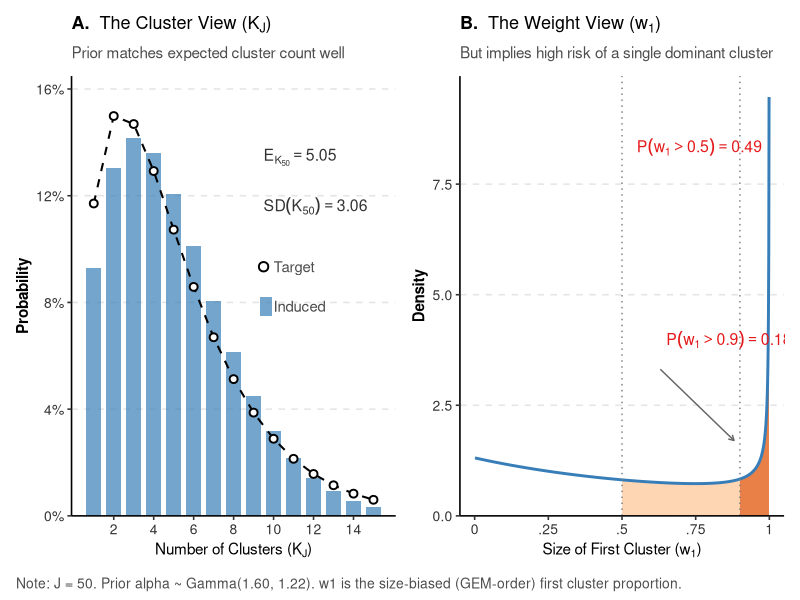
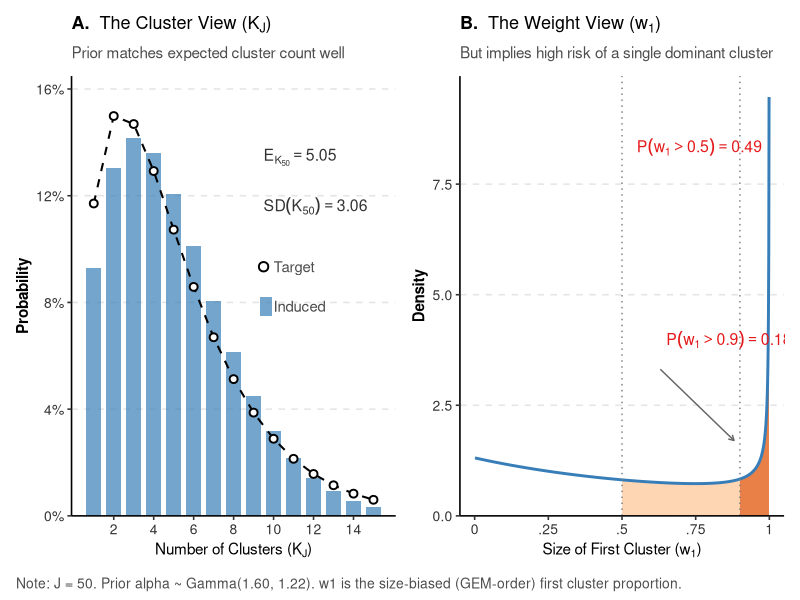

Write R code to recreate these figures, in order.
# ==============================================================================
# Figure 2: The "Unintended Prior" Phenomenon
# ==============================================================================
#
# Paper:   "Design-Conditional Prior Elicitation for Dirichlet Process Mixtures:
#            A Unified Framework for Cluster Counts and Weight Control"
# Author:  JoonHo Lee (University of Alabama, jlee296@ua.edu)
# Output:  Figure 2 (Main Text, Section 2.3, Figure 1 in the manuscript)
#
# Description:
#   Demonstrates that a Gamma hyperprior calibrated to match a plausible target
#   distribution for K_J (cluster counts) can nevertheless imply substantial
#   dominance risk under the weight view.
#
#   Panel A — The Cluster View (K_J):
#     Target (shifted negative-binomial) vs. induced marginal K_J distribution.
#     Shows that the prior fits the expected cluster count well.
#
#   Panel B — The Weight View (w_1):
#     Marginal density of the first stick-breaking weight w_1, with shaded
#     regions for Pr(w_1 > 0.5) and Pr(w_1 > 0.9). Shows that the same prior
#     implies high probability of a single dominant cluster.
#
# Scenario:
#   J = 50 (design size), mu_K = 5 (target E[K_J]),
#   alpha ~ Gamma(1.60, 1.22) (shape-rate parameterization)
#
# Required packages:
#   ggplot2, patchwork, scales
#
# Output files:
#   ../../figures/main/Figure_02.pdf
#   ../../figures/main/Figure_02.png
#
# Usage:
#   Set working directory to this file's location, then:
#   source("figure_02_unintended_prior.R")
#
# ==============================================================================


# =============================================================================
# (1) Setup & Packages
# =============================================================================

if (!require("ggplot2"))  install.packages("ggplot2")
if (!require("patchwork")) install.packages("patchwork")
if (!require("scales"))    install.packages("scales")

library(ggplot2)
library(patchwork)
library(scales)

set.seed(2026)


# =============================================================================
# (2) Helper Functions (self-contained, no external package dependency)
# =============================================================================

#' Compute log unsigned Stirling numbers of the first kind via dynamic programming.
#' Uses log-sum-exp for numerical stability.
#'
#' @param J_max Maximum design size
#' @return Matrix of log |s(n, k)| values, (J_max+1) x (J_max+1), 0-indexed
compute_log_stirling <- function(J_max) {
  logS <- matrix(-Inf, nrow = J_max + 1, ncol = J_max + 1)
  logS[1, 1] <- 0  # |s(0, 0)| = 1

  for (n in 1:J_max) {
    logS[n + 1, n + 1] <- 0  # |s(n, n)| = 1
    if (n >= 2) {
      log_n <- log(n - 1)
      for (k in 1:(n - 1)) {
        # Recurrence: |s(n, k)| = |s(n-1, k-1)| + (n-1) * |s(n-1, k)|
        t1 <- logS[n, k]
        t2 <- log_n + logS[n, k + 1]
        m <- pmax(t1, t2)
        logS[n + 1, k + 1] <- m + log1p(exp(-abs(t1 - t2)))
      }
    }
  }
  return(logS)
}

#' Marginal PMF of K_J under alpha ~ Gamma(a, b) via grid integration.
#' Integrates the Antoniak likelihood over a Gamma prior on alpha.
#'
#' @param J   Design size
#' @param a   Gamma shape parameter
#' @param b   Gamma rate parameter
#' @param logS Log-Stirling matrix from compute_log_stirling()
#' @return Vector of length J+1: pmf[k+1] = Pr(K_J = k), k = 0, ..., J
pmf_K_marginal <- function(J, a, b, logS) {
  alpha_grid <- seq(0.001, 20, length.out = 3000)
  delta <- alpha_grid[2] - alpha_grid[1]

  prior_dens <- dgamma(alpha_grid, shape = a, rate = b)
  log_alpha  <- log(alpha_grid)
  log_poch   <- lgamma(alpha_grid + J) - lgamma(alpha_grid)

  pmf <- numeric(J + 1)
  for (k in 1:J) {
    log_stirling <- logS[J + 1, k + 1]
    log_lik <- log_stirling + k * log_alpha - log_poch
    pmf[k + 1] <- sum(exp(log_lik) * prior_dens) * delta
  }

  return(pmf / sum(pmf))
}

#' Compute mean and variance of K_J from its PMF.
compute_K_moments <- function(pmf) {
  k_vals <- 0:(length(pmf) - 1)
  E_K    <- sum(k_vals * pmf)
  E_K2   <- sum(k_vals^2 * pmf)
  Var_K  <- E_K2 - E_K^2
  list(mean = E_K, var = Var_K, sd = sqrt(Var_K))
}

#' Marginal PDF of w_1 under alpha ~ Gamma(a, b).
#' Closed-form: f(w) = a * b^a * (1-w)^{-1} * (b - log(1-w))^{-(a+1)}
#' Reference: Vicentini & Jermyn (2025), Appendix E.3 in the manuscript.
pdf_w1 <- function(w, a, b) {
  w <- pmin(w, 0.999999)
  a * (b^a) * (1 - w)^(-1) * (b - log(1 - w))^(-(a + 1))
}

#' Tail probability Pr(w_1 > t) under alpha ~ Gamma(a, b).
#' Closed-form: (b / (b - log(1 - t)))^a
prob_w1_exceeds <- function(t, a, b) {
  (b / (b - log(1 - t)))^a
}

#' E[w_1] under alpha ~ Gamma(a, b) via numerical integration.
#' Uses E[1/(1 + alpha)] integrated against the Gamma density.
mean_w1 <- function(a, b) {
  alpha_grid <- seq(0.001, 30, length.out = 5000)
  delta <- alpha_grid[2] - alpha_grid[1]
  integrand <- 1 / (1 + alpha_grid) * dgamma(alpha_grid, shape = a, rate = b)
  sum(integrand) * delta
}


# =============================================================================
# (3) Parameters & Configuration
# =============================================================================

# Scenario parameters (representative example from Section 2.3)
J     <- 50      # Design size (number of exchangeable units)
mu_K  <- 5       # Target expected cluster count E[K_J]
var_K <- 12.5    # Target Var(K_J), corresponds to "medium" confidence

# Calibrated hyperprior via TSMM: alpha ~ Gamma(a, b) in shape-rate form
a_fit <- 1.60
b_fit <- 1.22

# Color palette (colorblind-friendly)
COL_INDUCED    <- "#377EB8"   # Blue for induced distribution
COL_TARGET     <- "black"     # Black for target reference
COL_RISK_LIGHT <- "#FDAE6B"   # Light orange for Pr(w1 > 0.5) region
COL_RISK_DARK  <- "#D94701"   # Dark orange for Pr(w1 > 0.9) region
COL_ANNOT      <- "#E41A1C"   # Red for probability annotations

# Publication theme
theme_pub <- theme_classic(base_size = 12) +
  theme(
    plot.title    = element_text(face = "bold", size = 13, hjust = 0),
    plot.subtitle = element_text(size = 11, color = "grey30",
                                 margin = margin(b = 10)),
    plot.caption  = element_text(size = 10, color = "grey30", hjust = 0,
                                 margin = margin(t = 12)),
    axis.title    = element_text(face = "bold", size = 11),
    axis.text     = element_text(size = 10, color = "grey20"),
    panel.grid.major.y = element_line(color = "grey90", linetype = "dashed"),
    legend.position = "none"
  )


# =============================================================================
# (4) Computation
# =============================================================================

cat("=== Generating Figure 2 Data ===\n\n")

# --- K_J distribution for Panel A ---
cat("Computing K_J distribution...\n")
logS <- compute_log_stirling(J)
pmf_induced_full <- pmf_K_marginal(J, a_fit, b_fit, logS)

# Extract k = 1, ..., J (drop k = 0 which has probability 0)
pmf_induced <- as.numeric(pmf_induced_full[-1])
pmf_induced <- pmf_induced / sum(pmf_induced)

# Exact moments
K_moments <- compute_K_moments(pmf_induced_full)
E_K  <- K_moments$mean
SD_K <- K_moments$sd

cat(sprintf("  E[K_%d] = %.3f\n", J, E_K))
cat(sprintf("  SD(K_%d) = %.3f\n", J, SD_K))

# Target distribution: Shifted Negative Binomial
# K-1 ~ NegBin(size, prob) with E[K-1] = mu_K - 1, Var[K-1] = var_K
M_shift <- mu_K - 1
D_gap   <- var_K - M_shift
size_nb <- (M_shift^2) / D_gap
prob_nb <- size_nb / (size_nb + M_shift)

k_vals         <- 1:J
pmf_target_raw <- dnbinom(k_vals - 1, size = size_nb, prob = prob_nb)
pmf_target     <- pmf_target_raw / sum(pmf_target_raw)

# Combine into data frame
df_k <- data.frame(K = k_vals, Induced = pmf_induced, Target = pmf_target)
K_max     <- 15
df_k_plot <- df_k[df_k$K <= K_max, , drop = FALSE]

# --- w_1 distribution for Panel B ---
cat("\nComputing w_1 distribution...\n")
w_grid <- seq(0.001, 0.999, length.out = 1000)
df_w   <- data.frame(w1 = w_grid, density = pdf_w1(w_grid, a_fit, b_fit))

# Dominance risk statistics
p_05 <- prob_w1_exceeds(0.5, a_fit, b_fit)
p_09 <- prob_w1_exceeds(0.9, a_fit, b_fit)
E_w1 <- mean_w1(a_fit, b_fit)

cat(sprintf("  E[w_1] = %.3f\n", E_w1))
cat(sprintf("  P(w_1 > 0.5) = %.3f\n", p_05))
cat(sprintf("  P(w_1 > 0.9) = %.3f\n", p_09))


# =============================================================================
# (5) Plotting
# =============================================================================

# --- Panel A: K_J distribution ---
pA <- ggplot(df_k_plot, aes(x = K)) +
  geom_col(aes(y = Induced), fill = COL_INDUCED, alpha = 0.7, width = 0.75) +
  geom_line(aes(y = Target), color = COL_TARGET, linetype = "dashed",
            linewidth = 0.7) +
  geom_point(aes(y = Target), color = COL_TARGET, size = 2, shape = 21,
             fill = "white", stroke = 1) +
  # Statistics annotations
  annotate("text", x = 9.5, y = max(df_k_plot$Induced) * 0.95,
           label = sprintf("E[K[50]] == %.2f", E_K),
           parse = TRUE, hjust = 0, size = 4, color = "grey20") +
  annotate("text", x = 9.5, y = max(df_k_plot$Induced) * 0.82,
           label = sprintf("SD(K[50]) == %.2f", SD_K),
           parse = TRUE, hjust = 0, size = 4, color = "grey20") +
  # Manual legend
  annotate("point", x = 9.5, y = max(df_k_plot$Induced) * 0.66,
           shape = 21, color = COL_TARGET, fill = "white", size = 2.5,
           stroke = 1) +
  annotate("text", x = 10, y = max(df_k_plot$Induced) * 0.66,
           label = "Target", hjust = 0, size = 3.8, color = "grey30") +
  annotate("rect", xmin = 9.3, xmax = 9.9,
           ymin = max(df_k_plot$Induced) * 0.53,
           ymax = max(df_k_plot$Induced) * 0.58,
           fill = COL_INDUCED, alpha = 0.7) +
  annotate("text", x = 10, y = max(df_k_plot$Induced) * 0.555,
           label = "Induced", hjust = 0, size = 3.8, color = "grey30") +
  scale_x_continuous(breaks = seq(2, 14, 2)) +
  scale_y_continuous(labels = percent_format(accuracy = 1),
                     expand = expansion(mult = c(0, 0.1))) +
  labs(
    title    = expression(bold("A.") ~ " The Cluster View (" * K[J] * ")"),
    subtitle = "Prior matches expected cluster count well",
    x = expression("Number of Clusters (" * K[J] * ")"),
    y = "Probability"
  ) +
  theme_pub

# --- Panel B: w_1 density ---
y_max <- max(df_w$density[is.finite(df_w$density)], na.rm = TRUE)
if (!is.finite(y_max) || y_max > 12) y_max <- 12

pB <- ggplot(df_w, aes(x = w1, y = density)) +
  geom_ribbon(data = subset(df_w, w1 >= 0.5),
              aes(ymin = 0, ymax = density),
              fill = COL_RISK_LIGHT, alpha = 0.5) +
  geom_ribbon(data = subset(df_w, w1 >= 0.9),
              aes(ymin = 0, ymax = density),
              fill = COL_RISK_DARK, alpha = 0.6) +
  geom_line(color = COL_INDUCED, linewidth = 1) +
  geom_vline(xintercept = c(0.5, 0.9), linetype = "dotted", color = "grey50") +
  annotate("text", x = 0.55, y = y_max * 0.88,
           label = sprintf("P(w[1] > 0.5) == %.2f", p_05),
           parse = TRUE, hjust = 0, size = 4, color = COL_ANNOT) +
  annotate("text", x = 0.65, y = y_max * 0.42,
           label = sprintf("P(w[1] > 0.9) == %.2f", p_09),
           parse = TRUE, hjust = 0, size = 4, color = COL_ANNOT) +
  annotate("segment", x = 0.63, xend = 0.88,
           y = y_max * 0.35, yend = y_max * 0.18,
           arrow = arrow(length = unit(0.15, "cm")), color = "grey40") +
  scale_x_continuous(breaks = c(0, 0.25, 0.5, 0.75, 1),
                     labels = c("0", ".25", ".5", ".75", "1")) +
  scale_y_continuous(expand = expansion(mult = c(0, 0.05))) +
  coord_cartesian(xlim = c(0, 1), ylim = c(0, y_max)) +
  labs(
    title    = expression(bold("B.") ~ " The Weight View (" * w[1] * ")"),
    subtitle = "But implies high risk of a single dominant cluster",
    x = expression("Size of First Cluster (" * w[1] * ")"),
    y = "Density"
  ) +
  theme_pub


# =============================================================================
# (6) Save Outputs
# =============================================================================

# Assemble two-panel figure
caption_text <- sprintf(
  "Note: J = %d. Prior alpha ~ Gamma(%.2f, %.2f). w1 is the size-biased (GEM-order) first cluster proportion.",
  J, a_fit, b_fit
)

fig_final <- pA + pB +
  plot_layout(ncol = 2) +
  plot_annotation(
    caption = caption_text,
    theme = theme(
      plot.caption = element_text(size = 10, color = "grey30", hjust = 0)
    )
  )

# Output directory (relative to this script's location: code/figure_02/)
out_dir <- file.path("..", "..", "figures", "main")
dir.create(out_dir, recursive = TRUE, showWarnings = FALSE)

ggsave(file.path(out_dir, "Figure_02.pdf"), fig_final,
       width = 10, height = 5, device = cairo_pdf)
ggsave(file.path(out_dir, "Figure_02.png"), fig_final,
       width = 10, height = 5, dpi = 300)

cat("\nFigures saved to:", normalizePath(out_dir, mustWork = FALSE), "\n")


# =============================================================================
# Summary for Manuscript
# =============================================================================

cat("\n")
cat(strrep("=", 70), "\n")
cat("FIGURE 2 SUMMARY FOR MANUSCRIPT\n")
cat(strrep("=", 70), "\n")
cat(sprintf("Design size: J = %d\n", J))
cat(sprintf("Prior: alpha ~ Gamma(%.3f, %.3f)\n", a_fit, b_fit))
cat(sprintf("Target: E[K_J] = %d, Var(K_J) = %.1f\n", mu_K, var_K))
cat(sprintf("Achieved: E[K_J] = %.3f, SD(K_J) = %.3f\n", E_K, SD_K))
cat(sprintf("Weight statistics: E[w1] = %.3f\n", E_w1))
cat(sprintf("Dominance risk: P(w1 > 0.5) = %.3f\n", p_05))
cat(sprintf("Extreme dominance: P(w1 > 0.9) = %.3f\n", p_09))
cat(strrep("=", 70), "\n")
cat("\nFigure 2 generated successfully.\n")
